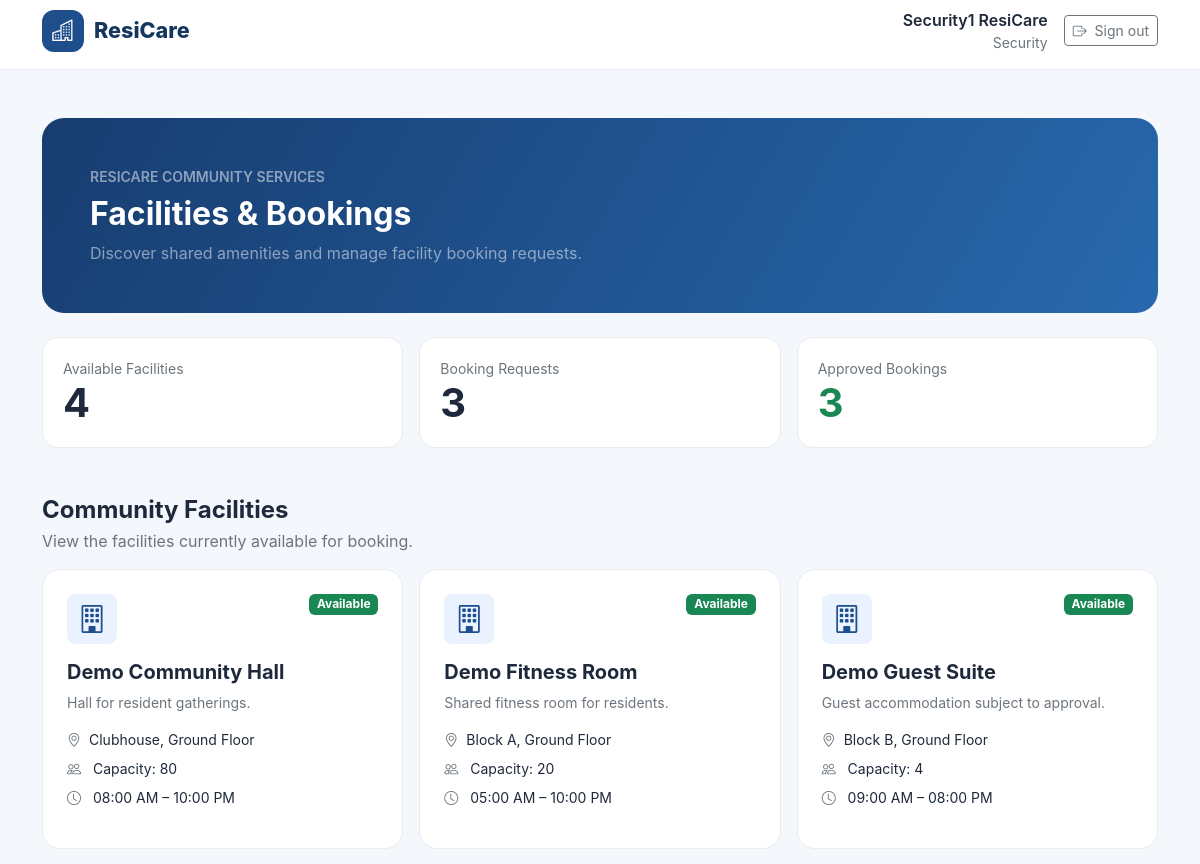
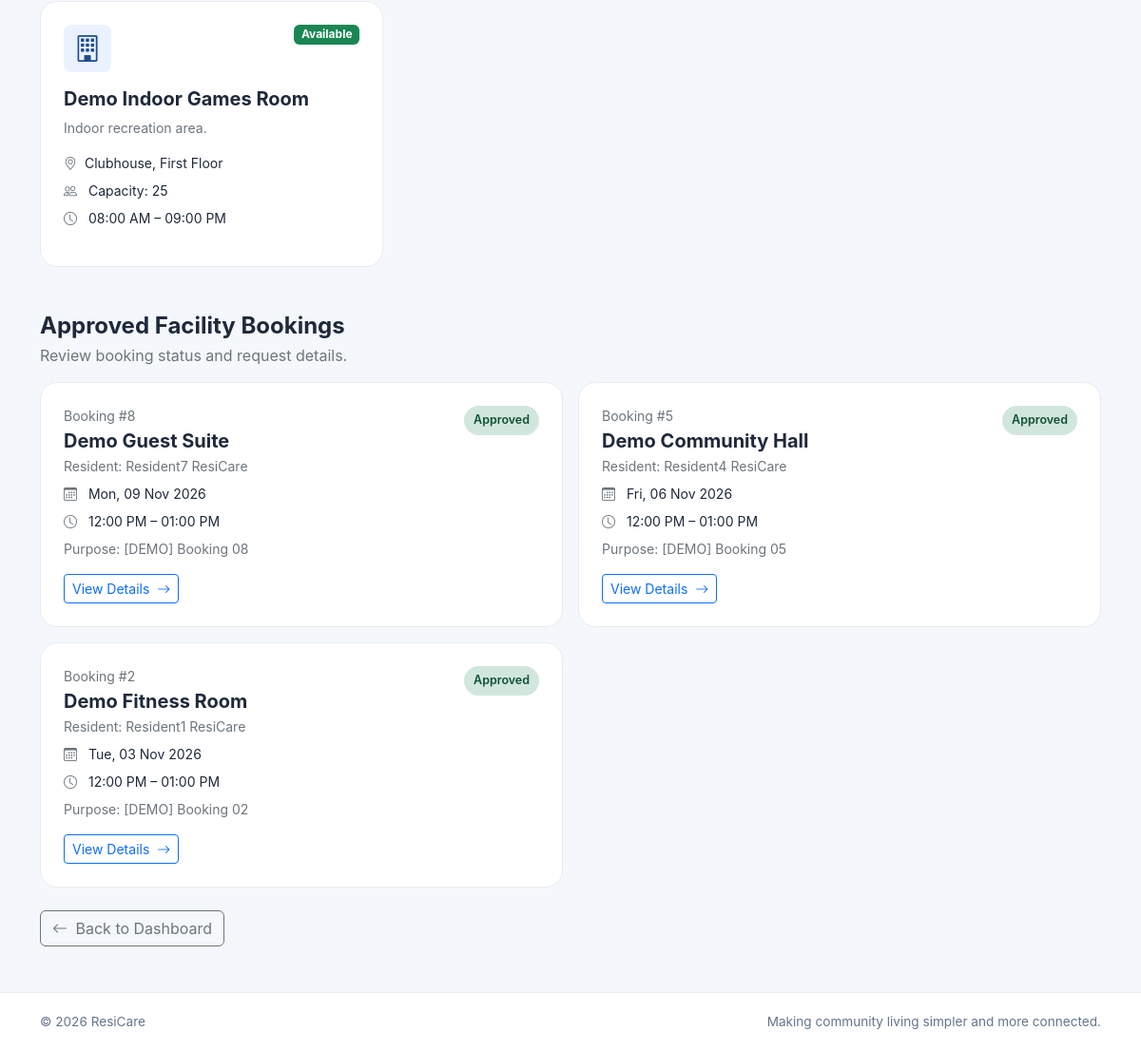
The page /facilities/ (signed in) on the database its author committed (2 pictures, top to bottom).
### accounts/models.py (models this page shows, shortened)
class User(AbstractUser):
    class Role(models.TextChoices):
        RESIDENT = "RESIDENT", "Resident"
        SECURITY = "SECURITY", "Security"
        MANAGEMENT = "MANAGEMENT", "Management"
    role = models.CharField(
        max_length=20,
        choices=Role.choices,
        default=Role.RESIDENT,
    )
    phone_number = models.CharField(
        max_length=15,
        blank=True,
    )

### facilities/models.py (models this page shows, shortened)
class Facility(models.Model):
    name = models.CharField(max_length=120, unique=True)
    description = models.TextField()
    location = models.CharField(max_length=150)
    capacity = models.PositiveIntegerField(default=10)
    opening_time = models.TimeField()
    closing_time = models.TimeField()
    is_active = models.BooleanField(default=True)
    created_at = models.DateTimeField(auto_now_add=True)
    updated_at = models.DateTimeField(auto_now=True)
    class Meta:
        ordering = ["name"]

class FacilityBooking(models.Model):
    class Status(models.TextChoices):
        PENDING = "PENDING", "Pending Approval"
        APPROVED = "APPROVED", "Approved"
        REJECTED = "REJECTED", "Rejected"
        CANCELLED = "CANCELLED", "Cancelled"
    facility = models.ForeignKey(
        Facility,
        on_delete=models.PROTECT,
        related_name="bookings",
    )
    resident = models.ForeignKey(
        "residents.ResidentProfile",
        on_delete=models.PROTECT,
        related_name="facility_bookings",
    )
    booking_date = models.DateField()
    start_time = models.TimeField()
    end_time = models.TimeField()
    purpose = models.CharField(max_length=250)
    status = models.CharField(
        max_length=12,
        choices=Status.choices,
        default=Status.PENDING,
    )
    reviewed_by = models.ForeignKey(
        settings.AUTH_USER_MODEL,
        on_delete=models.SET_NULL,
        null=True,
        blank=True,
        related_name="reviewed_facility_bookings",
    )
    reviewed_at = models.DateTimeField(null=True, blank=True)
    management_notes = models.TextField(blank=True)
    created_at = models.DateTimeField(auto_now_add=True)
    updated_at = models.DateTimeField(auto_now=True)
    class Meta:
        ordering = ["-booking_date", "start_time"]
        indexes = [
            models.Index(fields=["facility", "booking_date", "status"]),
            models.Index(fields=["resident", "booking_date"]),
        ]

### residents/models.py (models this page shows, shortened)
class ResidentProfile(models.Model):
    class ResidentType(models.TextChoices):
        OWNER = "OWNER", "Owner"
        TENANT = "TENANT", "Tenant"
        FAMILY_MEMBER = "FAMILY_MEMBER", "Family Member"
    user = models.OneToOneField(
        settings.AUTH_USER_MODEL,
        on_delete=models.CASCADE,
        related_name="resident_profile",
    )
    apartment = models.ForeignKey(
        Apartment,
        on_delete=models.PROTECT,
        related_name="resident_profiles",
        null=True,
        blank=True,
    )
    resident_type = models.CharField(
        max_length=20,
        choices=ResidentType.choices,
        default=ResidentType.OWNER,
    )
    move_in_date = models.DateField(null=True, blank=True)
    emergency_contact_name = models.CharField(max_length=100, blank=True)
    emergency_contact_phone = models.CharField(max_length=15, blank=True)
    created_at = models.DateTimeField(auto_now_add=True)
    updated_at = models.DateTimeField(auto_now=True)
    class Meta:
        ordering = ["user__last_name", "user__first_name"]

### facilities/views.py (the view)
# urls.py: path("", views.facility_dashboard, name="dashboard"),
@login_required
def facility_dashboard(request):
    role = request.user.role
    facilities = Facility.objects.filter(is_active=True)
    bookings = FacilityBooking.objects.select_related(
        "facility",
        "resident__user",
        "reviewed_by",
    )
    if role == "RESIDENT":
        profile = get_resident_profile(request.user)
        if profile is None:
            messages.error(
                request,
                "Your resident profile has not been created yet.",
            )
            return redirect("dashboard")
        bookings = bookings.filter(resident=profile)
    elif role == "MANAGEMENT":
        bookings = bookings.all()
    elif role == "SECURITY":
        bookings = bookings.filter(
            status=FacilityBooking.Status.APPROVED
        )
    else:
        raise PermissionDenied
    context = {
        "facilities": facilities,
        "bookings": bookings,
        "role": role,
        "total_bookings": bookings.count(),
        "pending_count": bookings.filter(
            status=FacilityBooking.Status.PENDING
        ).count(),
        "approved_count": bookings.filter(
            status=FacilityBooking.Status.APPROVED
        ).count(),
    }
    return render(
        request,
        "facilities/dashboard.html",
        context,
    )

### templates/facilities/dashboard.html (shortened to what this page needs)
{% extends "base.html" %}
{% block content %}
<div class="container py-4 py-lg-5">
    <section class="facility-hero p-4 p-lg-5 mb-4">
        <div class="d-flex flex-column flex-md-row align-items-md-center justify-content-between gap-3">
            <div>
                <p class="small text-white-50 fw-semibold mb-2">RESICARE COMMUNITY SERVICES</p>
                <h1 class="h2 fw-bold mb-2">Facilities &amp; Bookings</h1>
                <p class="text-white-50 mb-0">
                    Discover shared amenities and manage facility booking requests.
                </p>
            </div>
        </div>
    </section>
    <div class="row g-3 mb-5">
        <div class="col-12 col-md-4">
            <div class="stat-card">
                <div class="small text-secondary">Available Facilities</div>
                <div class="display-6 fw-bold">{{ facilities.count }}</div>
            </div>
        </div>
        <div class="col-12 col-md-4">
            <div class="stat-card">
                <div class="small text-secondary">Booking Requests</div>
                <div class="display-6 fw-bold">{{ total_bookings }}</div>
            </div>
        </div>
        <div class="col-12 col-md-4">
            <div class="stat-card">
                <div class="small text-secondary">
                    {% if role == "MANAGEMENT" %}Pending Approval{% else %}Approved Bookings{% endif %}
                </div>
                <div class="display-6 fw-bold text-success">
                    {% if role == "MANAGEMENT" %}{{ pending_count }}{% else %}{{ approved_count }}{% endif %}
                </div>
            </div>
        </div>
    </div>
    <section class="mb-5">
        <div class="mb-3">
            <h2 class="h4 fw-bold mb-1">Community Facilities</h2>
            <p class="text-secondary mb-0">
                View the facilities currently available for booking.
            </p>
        </div>
        <div class="row g-3">
            {% for facility in facilities %}
            <div class="col-sm-6 col-xl-4">
                <div class="facility-card p-4 h-100">
                    <div class="d-flex justify-content-between gap-2">
                        <div class="rounded-3 d-flex align-items-center justify-content-center"
                             style="width:50px;height:50px;background:#eaf2ff;color:#1e4e8c">
                            <i class="bi bi-building fs-3"></i>
                        </div>
                        <span class="badge text-bg-success align-self-start">Available</span>
                    </div>
                    <h3 class="h5 fw-bold mt-3">{{ facility.name }}</h3>
                    <p class="text-secondary small">{{ facility.description }}</p>
                    <div class="small mb-2">
                        <i class="bi bi-geo-alt me-2 text-secondary"></i>{{ facility.location }}
                    </div>
                    <div class="small mb-2">
                        <i class="bi bi-people me-2 text-secondary"></i>
                        Capacity: {{ facility.capacity }}
                    </div>
                    <div class="small mb-3">
                        <i class="bi bi-clock me-2 text-secondary"></i>
                        {{ facility.opening_time|time:"h:i A" }} – {{ facility.closing_time|time:"h:i A" }}
                    </div>
                </div>
            </div>
            {% endfor %}
        </div>
    </section>
    <section>
        <h2 class="h4 fw-bold mb-1">
            {% if role == "RESIDENT" %}
                My Booking Requests
            {% elif role == "MANAGEMENT" %}
                All Booking Requests
            {% else %}
                Approved Facility Bookings
            {% endif %}
        </h2>
        <p class="text-secondary mb-3">Review booking status and request details.</p>
        <div class="row g-3">
            {% for booking in bookings %}
            <div class="col-12 col-lg-6">
                <div class="booking-card p-4 h-100">
                    <div class="d-flex justify-content-between align-items-start gap-2">
                        <div>
                            <div class="small text-secondary">Booking #{{ booking.id }}</div>
                            <h3 class="h5 fw-bold mt-1 mb-1">{{ booking.facility.name }}</h3>
                        </div>
                        <span class="status-pill status-{{ booking.status|lower }}">
                            {{ booking.get_status_display }}
                        </span>
                    </div>
                    {% if role != "RESIDENT" %}
                    <p class="small text-secondary mb-2">
                        Resident: {{ booking.resident.user.get_full_name|default:booking.resident.user.username }}
                    </p>
                    {% endif %}
                    <div class="small mb-2">
                        <i class="bi bi-calendar3 me-2 text-secondary"></i>
                        {{ booking.booking_date|date:"D, d M Y" }}
                    </div>
                    <div class="small mb-2">
                        <i class="bi bi-clock me-2 text-secondary"></i>
                        {{ booking.start_time|time:"h:i A" }} – {{ booking.end_time|time:"h:i A" }}
                    </div>
                    <p class="small text-secondary mb-3">
                        Purpose: {{ booking.purpose }}
                    </p>
                    <a href="{% url 'facilities:booking_detail' booking.id %}"
                       class="btn btn-outline-primary btn-sm">
                        View Details <i class="bi bi-arrow-right ms-1"></i>
                    </a>
                </div>
            </div>
            {% endfor %}
        </div>
    </section>
    <div class="mt-4">
        <a href="{% url 'dashboard' %}" class="btn btn-outline-secondary">
            <i class="bi bi-arrow-left me-1"></i> Back to Dashboard
        </a>
    </div>
</div>
{% endblock %}

### templates/base.html (shortened to what this page needs)
{% load static %}
<!DOCTYPE html>
<html lang="en">
<head>
    <link href="https://cdn.jsdelivr.net/npm/bootstrap@5.3.3/dist/css/bootstrap.min.css"
          rel="stylesheet">
    <link href="https://cdn.jsdelivr.net/npm/bootstrap-icons@1.11.3/font/bootstrap-icons.min.css"
          rel="stylesheet">
</head>
<body>
    <header class="rc-navbar">
        <nav class="container h-100 d-flex align-items-center justify-content-between py-2">
            <a href="{% if user.is_authenticated %}{% url 'dashboard' %}{% else %}{% url 'login' %}{% endif %}"
               class="rc-brand">
                <span class="rc-brand-icon">
                    <i class="bi bi-buildings"></i>
                </span>
                <span>ResiCare</span>
            </a>
            {% if user.is_authenticated %}
                <div class="d-flex align-items-center gap-3">
                    <div class="d-none d-sm-block text-end">
                        <div class="fw-semibold">{{ user.get_full_name|default:user.username }}</div>
                        <div class="small text-secondary">{{ user.get_role_display }}</div>
                    </div>
                    <form method="post" action="{% url 'logout' %}" class="m-0">
                        <button type="submit" class="btn btn-outline-secondary btn-sm">
                            <i class="bi bi-box-arrow-right me-1"></i>
                            Sign out
                        </button>
                    </form>
                </div>
            {% endif %}
        </nav>
    </header>
    <main class="rc-main">
        {% block content %}{% endblock %}
    </main>
    <footer class="rc-footer">
        <div class="container d-flex flex-column flex-sm-row justify-content-between gap-2">
            <span>&copy; {% now "Y" %} ResiCare</span>
            <span>Making community living simpler and more connected.</span>
        </div>
    </footer>
</body>
</html>

### templates/base.html (style rules this page uses)
:root { --rc-primary: #1e4e8c; --rc-primary-dark: #15365f; --rc-background: #f4f7fb; --rc-text: #1e293b; --rc-muted: #64748b; }
* { box-sizing: border-box; }
body { margin: 0; font-family: Inter, "Segoe UI", Arial, sans-serif; color: var(--rc-text); background: var(--rc-background); }
.rc-navbar { min-height: 70px; background: #fff; border-bottom: 1px solid #e8edf4; }
.rc-brand { display: inline-flex; align-items: center; gap: 10px; color: var(--rc-primary-dark); font-size: 1.35rem; font-weight: 800; text-decoration: none; }
.rc-brand-icon { display: inline-flex; align-items: center; justify-content: center; width: 42px; height: 42px; color: #fff; background: var(--rc-primary); border-radius: 12px; }
.rc-main { min-height: calc(100vh - 130px); }
.rc-footer { padding: 20px 0; color: var(--rc-muted); background: #fff; border-top: 1px solid #e8edf4; font-size: .85rem; }

### templates/facilities/dashboard.html (style rules this page uses)
.facility-hero { background: linear-gradient(120deg, #173d70, #2868ad); border-radius: 22px; color: white; }
.facility-card, .booking-card { border: 1px solid #e8ecef; border-radius: 18px; background: white; transition: transform .2s, box-shadow .2s; }
.stat-card { border: 1px solid #e8ecef; border-radius: 16px; padding: 20px; background: white; height: 100%; }
.status-pill { display: inline-block; padding: 6px 10px; border-radius: 20px; font-size: .78rem; font-weight: 600; }
.status-approved { background: #d1e7dd; color: #0f5132; }

### rows shown on the page
User: get_full_name "Security1 ResiCare", role "Security"
Facility: name "Demo Community Hall", description "Hall for resident gatherings.", location "Clubhouse, Ground Floor", capacity "80", opening_time "08:00 AM", closing_time "10:00 PM"
Facility: name "Demo Fitness Room", description "Shared fitness room for residents.", location "Block A, Ground Floor", capacity "20", opening_time "05:00 AM", closing_time "10:00 PM"
Facility: name "Demo Guest Suite", description "Guest accommodation subject to approval.", location "Block B, Ground Floor", capacity "4", opening_time "09:00 AM", closing_time "08:00 PM"
Facility: name "Demo Indoor Games Room", description "Indoor recreation area.", location "Clubhouse, First Floor", capacity "25", opening_time "08:00 AM", closing_time "09:00 PM"
FacilityBooking: id "8", facility.name "Demo Guest Suite", status "Approved", resident.user.get_full_name "Resident7 ResiCare", booking_date "Mon, 09 Nov 2026", start_time "12:00 PM", end_time "01:00 PM", purpose "[DEMO] Booking 08"
FacilityBooking: id "5", facility.name "Demo Community Hall", status "Approved", resident.user.get_full_name "Resident4 ResiCare", booking_date "Fri, 06 Nov 2026", start_time "12:00 PM", end_time "01:00 PM", purpose "[DEMO] Booking 05"
FacilityBooking: id "2", facility.name "Demo Fitness Room", status "Approved", resident.user.get_full_name "Resident1 ResiCare", booking_date "Tue, 03 Nov 2026", start_time "12:00 PM", end_time "01:00 PM", purpose "[DEMO] Booking 02"

### other values the page prints
{{ facilities.count }} "4"
{{ total_bookings }} "3"
{{ approved_count }} "3"
